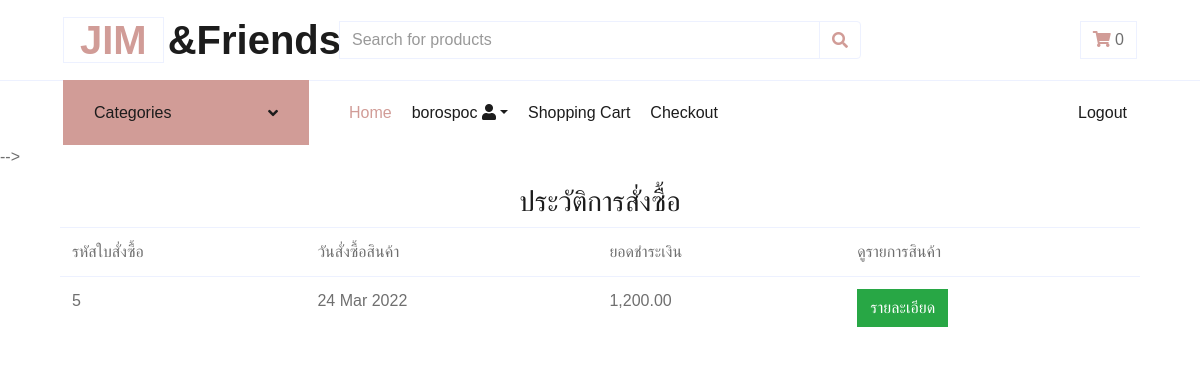
The app's page /orderHistory/ (signed in) with its own data.
### store/models.py (models this page shows, shortened)
class Order(models.Model):
    name=models.CharField(max_length=255,blank=True)
    address=models.CharField(max_length=255,blank=True)
    city=models.CharField(max_length=255,blank=True)
    postcode=models.CharField(max_length=255,blank=True)
    total=models.DecimalField(max_digits=10,decimal_places=2)
    email=models.EmailField(max_length=250,blank=True)
    token=models.CharField(max_length=255,blank=True)
    created=models.DateTimeField(auto_now_add=True)
    updated=models.DateTimeField(auto_now=True)
    class Meta :
        db_table='Order'
        ordering=('id',)

### store/views.py (the view)
# urls.py: path('orderHistory/',views.orderHistory,name="orderHistory"),
def orderHistory(request):
    if request.user.is_authenticated:
        email=str(request.user.email)
        orders=Order.objects.filter(email=email)
    return render(request,'orders.html',{'orders':orders})

### store/context_processors.py (called while the page is built)
def menu_links(request):
    links=Category.objects.all()
    return dict(links=links)

def counter(request):
    item_count=0
    if 'admin' in request.path:
        return {}
    else:
        try:
            cart=Cart.objects.filter(cart_id=_cart_id(request))
            cart_Item=CartItem.objects.all().filter(cart=cart[:1])
            for item in cart_Item:
                item_count+=item.quantity
        except Cart.DoesNotExist:
            item_count=0
    return dict(item_count=item_count)

### store/models.py (called while the page is built)
    def get_url(self):
        return reverse('product_by_category', args=[self.slug])

### store/views.py (called while the page is built)
def _cart_id(request):
    cart=request.session.session_key
    if not cart:
        cart=request.session.create()
    return cart

### store/templates/orders.html
{% extends "layoutscartdetail.html" %}
{% load static %}
{% load humanize %}
{% block content%}
<div class="container">
    {% if not orders %}
        <div class="alert alert-danger my-2" role="alert">
            <b>ไม่มีประวัติการสั่งซื้อสินค้า</b>
        </div>
    {%else%}
    <h3 align="center">ประวัติการสั่งซื้อ</h3>
    <div class="table-responsive">
        <table class="table table-condensed">
            <thead>
                <tr class="cart_menu">
                    <td>รหัสใบสั่งซื้อ</td>
                    <td>วันสั่งซื้อสินค้า</td>
                    <td>ยอดชำระเงิน</td>
                    <td>ดูรายการสินค้า</td>
                </tr>
            </thead>
            <tbody>
                {% for item in orders %}
                <tr>
                    <td class="cart_price">
                        <p>{{item.id}}</p>
                    </td>
                    <td class="cart_total">
                        <p class="cart_total_price">{{item.created | date:"d M Y"}}</p>
                    </td>
                    <td class="cart_total">
                        <p class="cart_total_price">{{item.total | intcomma}}</p>
                    </td>
                    <td class="cart_total">
                        <a href="{% url 'orderDetails' item.id %}" class="btn btn-success">รายละเอียด</a>
                    </td>
                </tr>
                {%endfor%}
            </tbody>
        </table>
    </div>
    {% endif %}
</div>
{% endblock %}

### store/templates/layoutscartdetail.html (shortened to what this page needs)
{% load static %}
<!DOCTYPE html>
<html lang="en">
<head>
    <link rel="stylesheet" href="https://stackpath.bootstrapcdn.com/bootstrap/4.4.1/css/bootstrap.min.css">
    <link rel="stylesheet" href="https://use.fontawesome.com/releases/v5.8.1/css/all.css">
    <div class="container-fluid">
      <div class="row align-items-center py-3 px-xl-5">
        <div class="col-lg-3 d-none d-lg-block">
            <a href="" class="text-decoration-none">
                <h1 class="m-0 display-5 font-weight-semi-bold"><span class="text-primary font-weight-bold border px-3 mr-1">JIM</span>&Friends</h1>
            </a>
        </div>
        <div class="col-lg-6 col-6 text-left">
            <form action="{%url 'search'%}", method="GET">
                <div class="input-group">
                    <input type="text" name="title" class="form-control" placeholder="Search for products">
                    <div class="input-group-append">
                        <button class="input-group-text bg-transparent text-primary">
                            <i class="fa fa-search"></i>
                        </button>
                    </div>
                </div>
            </form>
        </div>
        <div class="col-lg-3 col-6 text-right">
            <a href="{%url 'cartdetail'%}" class="btn border">
                <i class="fas fa-shopping-cart text-primary"></i>
                {% if item_count > 0%}
                  {{item_count}}
                {% else %}
                  0
                {% endif %}
            </a>
        </div>
    </div>
  </div>
    <div class="container-fluid">
        <div class="row border-top px-xl-5">
            <div class="col-lg-3 d-none d-lg-block">
                <a class="btn shadow-none d-flex align-items-center justify-content-between bg-primary text-white w-100" data-toggle="collapse" href="#navbar-vertical" style="height: 65px; margin-top: -1px; padding: 0 30px;">
                    <h6 class="m-0">Categories</h6>
                    <i class="fa fa-angle-down text-dark"></i>
                </a>
            </div>
            <div class="col-lg-9">
                <nav class="navbar navbar-expand-lg bg-light navbar-light py-3 py-lg-0 px-0">
                    <div class="collapse navbar-collapse justify-content-between" id="navbarCollapse">
                      <div class="navbar-nav mr-auto py-0">
                          <a href="{% url 'Home'%}" class="nav-item nav-link active">Home</a>
                          <div class="nav-item dropdown">
                            <a  class="nav-link dropdown-toggle" data-toggle="dropdown" aria-expanded="false">{{request.user.username}} <i class="fas fa-user circle"></i></a>
                        </div>
                          <a href="{%url 'cartdetail'%}" class="nav-item nav-link">Shopping Cart</a>
                          <a href="{% url 'checkout'%}" class="nav-item nav-link">Checkout</a>
                        </div>
                        <div class="navbar-nav ml-auto py-0">
                          {% if request.user.is_authenticated and request.user.first_name %}
                          <a href="{% url 'signOut'%}" class="nav-item nav-link">Logout</a>
                          {% else%}
                          <a href="{% url 'signIn'%}" class="nav-item nav-link">Login</a>
                          <a href="{% url 'signUp'%}" class="nav-item nav-link">Register</a>
                          {%endif%}
                        </div>
                    </div>
                </nav>
            </div>
        </div>
    </div>
</head>
<body>
     {% include 'navbar.html' %}
     <div class="container">
        {% block content%}
        {% endblock%}
     </div>
</body>
</html>

### records on screen
Order: id "5", created "24 Mar 2022", total "1,200.00"

### other values on screen
{{ request.user.username }} "borospoc"
